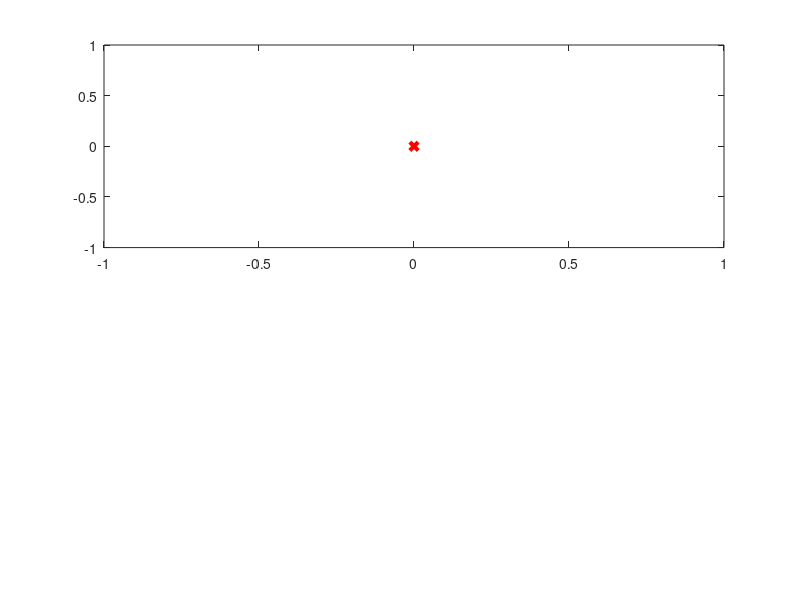

This figure's MATLAB source: (Note: this script raises an error after producing the figure.)
function [env, fig] = pedestalPlay(varargin)
    %% settings
    endConditions = {'env.timeElapsed >= env.timeOut', ...
                    'env.totalCount >= env.maxCount', 'thisState.trial > env.maxTrials'};
    transitionConditions = ...
        {'(thisState.ped1Count(end)/thisState.ped2Count(end))^((-1)^(thisState.trial + env.startPed)) >= env.transRatio && (thisState.ped1Count(end)+thisState.ped2Count(end)) >= env.minCount',...
        '(thisState.ped1Count(end) + thisState.ped2Count(end)) >= env.transCount', ...
        'thisState.thisElapsed(end) >= env.transTime'};
    
    %% initialize
    env = struct('timeElapsed', 0, 'totalCount', 0, 'startPed', 1, ...
        'port', 'COM7', 'readWait', 1, 'minCount', 30, 'ended', false);
    for v = 1:2:nargin
        eval(sprintf('env.%s = %s', varargin{v}, varargin{v+1}));
    end
    thisState = struct('startTime', datestr(now, 'yyyymmdd_HHMMSSFFF'), 'trial', 1, 'timeElapsed', 0, ...
        'totalCount', 0, 'thisElapsed', 0, 'event', 'startRun', 'ped1Count', 0, 'ped2Count', 0, ...
        'triggerCount', 0, 'timeStamp', datestr(now, 'yyyymmdd_HHMMSSFFF'));
    env = makePlot(thisState, env);
    
    try
        env.controller = serial(env.port);
        fopen(env.controller);
    catch
        fclose(instrfind);
        delete(instrfind);
        env.controller = serial(env.port);
        fopen(env.controller);
    end
    env.controller.ReadAsyncMode = 'continuous';
    env.controller.Timeout = env.readWait;
    
    %% start run
    allT = tic;
    while ~isEnd(thisState, endConditions, env)
       %start trial
       trialT = tic;
       while ~isTrans(thisState, transitionConditions, env) && ~isEnd(thisState, endConditions, env)
           thisT = tic;
           outString = '';
           while isempty(outString) && (toc(thisT) <= env.readWait)
                outString = fgetl(env.controller)%get input
           end
           if ~isempty(outString) && contains(outString, 'on')
               thisState.totalCount(end+1) = thisState.totalCount(end) + 1;
               env.totalCount = env.totalCount + 1;
               if contains(outString, 'ped1')
                   thisState.ped1Count(end+1) = thisState.ped1Count(end) + 1;
                   thisState.ped2Count(end+1) = thisState.ped2Count(end);
                   if mod(thisState.trial + env.startPed, 2) == 0
                       beep
                       thisState.triggerCount(end+1) = thisState.triggerCount(end) + 1;
                       env.PrefPlot.UserData(1) = env.PrefPlot.UserData(1) + 1;
                   else
                       env.PrefPlot.UserData(2) = env.PrefPlot.UserData(2) + 1;
                   end
               elseif contains(outString, 'ped2')
                   thisState.ped2Count(end+1) = thisState.ped2Count(end) + 1;
                   thisState.ped1Count(end+1) = thisState.ped1Count(end);
                   if mod(thisState.trial + env.startPed, 2) ~= 0
                       beep
                       thisState.triggerCount(end+1) = thisState.triggerCount(end) + 1;
                       env.PrefPlot.UserData(1) = env.PrefPlot.UserData(1) + 1;
                   else
                       env.PrefPlot.UserData(2) = env.PrefPlot.UserData(2) + 1;
                   end
               end               
           else
               thisState.totalCount(end+1) = thisState.totalCount(end);
               thisState.triggerCount(end+1) = thisState.triggerCount(end);
               thisState.ped1Count(end+1) = thisState.ped1Count(end);
               thisState.ped2Count(end+1) = thisState.ped2Count(end);
           end
           env.timeElapsed = toc(allT);
           thisState.timeElapsed(end+1) = toc(allT);
           thisState.thisElapsed(end+1) = toc(trialT);    
           thisState.timeStamp(end+1) = datestr(now, 'yyyymmdd_HHMMSSFFF');
           try
               thisState.event{end+1} = strip(outString);
           catch
               thisState.event = {thisState.event, strip(outString)};
           end
           env = updatePlot(thisState, env);
%             refreshdata
       end
       if ~isfield(env, 'states')
           env.states = thisState;
       else
           env.states = [env.states thisState];
       end
       oldState = thisState;
       thisState = struct('startTime', datestr(now, 'yyyymmdd_HHMMSSFFF'), 'trial', oldState.trial+1, ...
           'timeElapsed', toc(allT), 'totalCount', oldState.totalCount, 'thisElapsed', 0, 'event', 'startTrial',...
           'ped1Count', 0, 'ped2Count', 0, 'triggerCount', 0, 'timeStamp', datestr(now, 'yyyymmdd_HHMMSSFFF'));
       clear oldState;
    end
    fig = env.fig;
    env = rmfield(env, 'fig');
    fclose(instrfind);
    delete(instrfind);
end

function env = makePlot(thisState, env)
    env.fig = figure('WindowState', 'maximized', 'Color', 'none', 'MenuBar', 'none');
    env.PrefAx = subplot(2,2,1:2);
    env.PrefPlot = plot(0, 0, 'LineWidth', 3, 'Marker','x', 'MarkerFaceColor', 'r', 'MarkerEdgeColor', 'r');
    env.PrefPlot.UserData = [0 0];
    xlabel('Time (s)')
    ylabel('Preference Ratio (TrCount/Total)')
    set(gca, 'Color', [.01 .01 .01]);
    set(gca, 'XColor', 'w');
    set(gca, 'YColor', 'w');
    set(gca, 'GridColor', 'w');
    ylim([-1 1]);
    grid on
    
    env.PedBarAx = subplot(2,2,3);
    env.thisPedBar = bar([0 0; 0 0]);
    xticklabels({['trig=' num2str(env.startPed)], ['trig=' num2str(mod(env.startPed,2)+1)]});
    xlabel('(sequential trials)')
    ylabel('Event Count')
    legend({'Pedestal 1', 'Pedestal 2'})
    set(gca, 'Color', [.01 .01 .01]);
    set(gca, 'XColor', 'w');
    set(gca, 'YColor', 'w');
    set(gca, 'GridColor', 'w');
    grid on
    
    env.thisPrefAx = subplot(2,2,4);
    env.thisPrefPlot = plot(0, 0, 'LineWidth', 1.5, 'Marker','x', 'MarkerFaceColor', 'r', 'MarkerEdgeColor', 'r');
    env.thisPrefPlot.UserData = 1;
    xlabel('Time (s)')
    ylabel('Preference Diff.')
    set(gca, 'Color', [.01 .01 .01]);
    set(gca, 'XColor', 'w');
    set(gca, 'YColor', 'w');
    set(gca, 'GridColor', 'w');
    grid on
    hold on
    
    drawnow
    return
end

function env = updatePlot(thisState, env)
    try
        figure(env.fig);
        env.PrefPlot.XData(end+1) = env.timeElapsed;
        env.PrefPlot.YData(length(env.PrefPlot.XData)) = nansum([2*(env.PrefPlot.UserData(1)/nansum(env.PrefPlot.UserData)) - 1, 0]);
        if length(env.PrefPlot.MarkerIndices) > thisState.trial
           env.PrefPlot.MarkerIndices = [env.PrefPlot.MarkerIndices(1:thisState.trial-1), length(env.PrefPlot.XData)];
        end
        env.PrefPlot.MarkerIndices(thisState.trial) = length(env.PrefPlot.XData);
        if  contains(thisState.event{end}, 'on')
            env.PrefPlot.Color = 'g';
        elseif contains(thisState.event{end}, 'off')
            env.PrefPlot.Color = 'b';
        end
        subplot(2,2,1:2)
        if length(env.PrefPlot.XData) > 1800
            xlim([(env.PrefPlot.XData(end)-1800) (env.PrefPlot.XData(end)+30)]);
%             ylim([min(env.PrefPlot.YData(end-1800:end)) max(env.PrefPlot.YData(end-1800:end))]);
        end
        
        env.thisPedBar(1).YData(thisState.trial) = max(thisState.ped1Count(:));
        env.thisPedBar(2).YData(thisState.trial) = max(thisState.ped2Count(:));
        
        if env.thisPrefPlot.UserData ~= thisState.trial
            env.thisPrefPlot.MarkerIndices = [];
            subplot(2,2,4)
            env.thisPrefPlot = plot(0, 0,'LineWidth', 1.5, 'Marker','x', 'MarkerFaceColor', 'r', 'MarkerEdgeColor', 'r');
            env.thisPrefPlot.UserData = thisState.trial;
            xlabel('Time (s)')
            ylabel('Preference Diff.')
            hold on
        else
            countInds = [(1+mod(thisState.trial + env.startPed, 2)), (1+mod(thisState.trial + env.startPed+1, 2))];
            counts = [thisState.ped1Count(end) thisState.ped2Count(end)];
            env.thisPrefPlot.XData(end+1) = thisState.thisElapsed(end);
            env.thisPrefPlot.YData(length(env.thisPrefPlot.XData)) = counts(countInds(1)) - counts(countInds(2));
            env.thisPrefPlot.MarkerIndices = length(env.thisPrefPlot.XData);
            env.thisPrefAx.YLim = [-max(abs([env.thisPrefAx.YLim env.thisPrefPlot.YData]))...
                max(abs([env.thisPrefAx.YLim env.thisPrefPlot.YData]))];
        end
        drawnow
    catch
        if ~isvalid(env.fig)
            env.ended = true;
        end
    end
    return
end

function isEnd = isEnd(thisState, endConditions, env)
    isEnd = false || env.ended;    
    for e = 1:length(endConditions)
        try
            eval(sprintf('isEnd = isEnd || (%s);', endConditions{e}));
        catch
%             disp(endConditions{e})
        end
    end
    return
end

function isTrans = isTrans(thisState, transitionConditions, env)
    isTrans = false;    
    for c = 1:length(transitionConditions)
        try
            eval(sprintf('isTrans = isTrans || (%s);', transitionConditions{c}));
        catch
%             disp(transitionConditions{c});
        end
    end
    return
end